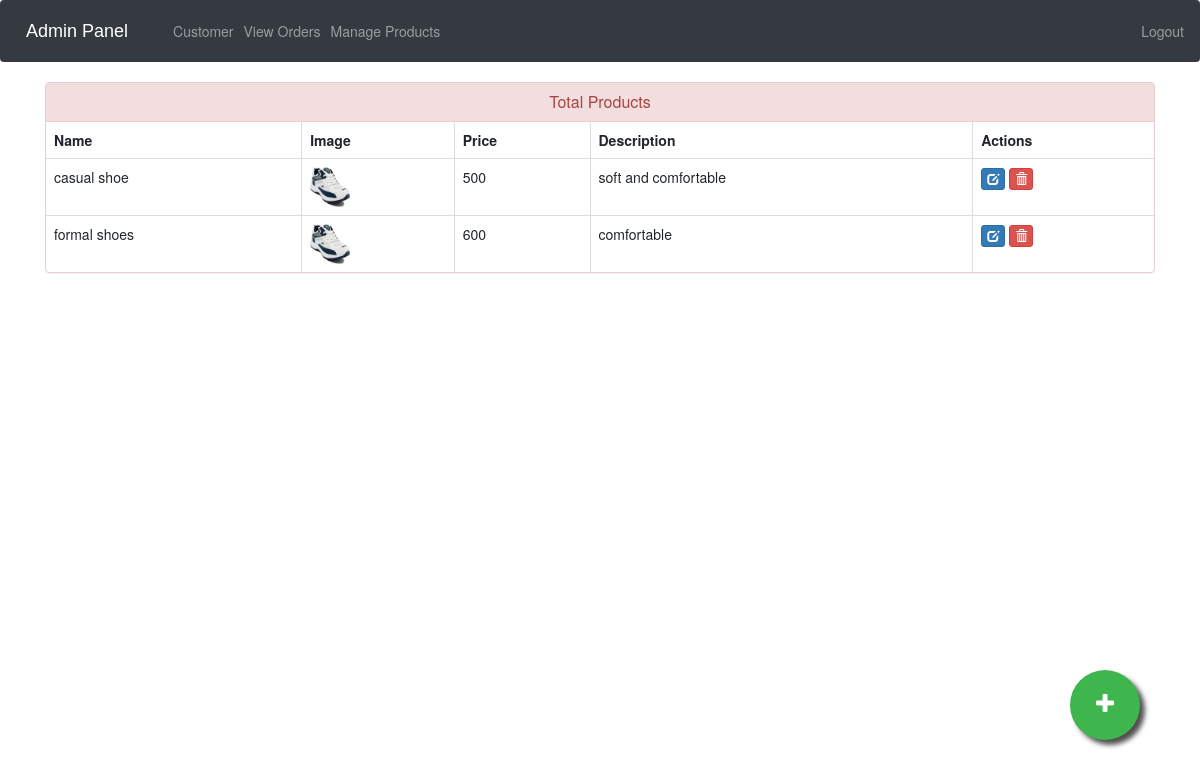
The page /admin-products (signed in) on the database its author committed.
### ecom/models.py (models this page shows, shortened)
class Product(models.Model):
    name=models.CharField(max_length=40)
    product_image= models.ImageField(upload_to='product_image/',null=True,blank=True)
    price = models.PositiveIntegerField()
    description=models.CharField(max_length=40)

### ecom/views.py (the view)
# urls.py: path('admin-products', views.admin_products_view,name='admin-products'),
@login_required(login_url='adminlogin')
def admin_products_view(request):
    products=models.Product.objects.all()
    return render(request,'ecom/admin_products.html',{'products':products})

### templates/ecom/admin_products.html (shortened to what this page needs)
{% extends 'ecom/admin_base.html' %}
{% load static %}
{% block content %}
<head>
  <link href="//netdna.bootstrapcdn.com/bootstrap/3.0.0/css/bootstrap.min.css" rel="stylesheet" id="bootstrap-css">
</head>
<div class="container">
  <div class="panel panel-danger">
    <div class="panel-heading">
      <h6 class="panel-title">Total Products</h6>
    </div>
    <table class="table table-hover table-bordered" id="dev-table">
      <thead>
        <tr>
          <th>Name</th>
          <th>Image</th>
          <th>Price</th>
          <th>Description</th>
          <th>Actions</th>
        </tr>
      </thead>
      {% for p in products %}
  {% if p %}
      <tr>
        <td> {{p.name}}</td>
        <td> <img src="{% static p.product_image.url %}" alt="Profile Pic" height="40px" width="40px" /></td>
        <td>{{p.price}}</td>
        <td>{{p.description}}</td>
        <td><a class="btn btn-primary btn-xs" href="{% url 'update-product' p.id  %}"><span class="glyphicon glyphicon-edit"></span></a>
          <a class="btn btn-danger btn-xs" href="{% url 'delete-product' p.id  %}"><span class="glyphicon glyphicon-trash"></span></a></td>
      </tr>
      {%else%}
      <br><br><br>
      <h1>No Products!!</h1>
      {% endif %}
      {% endfor %}
    </table>
  </div>
</div>
<a href="/admin-add-product" class="float">
<i class="fa fa-plus my-float"></i>
</a>
{% endblock content %}

### templates/ecom/admin_base.html (style rules this page uses)
.fa { font-size: 23px; width: 60px; text-align: center; text-decoration: none; margin: 5px 2px; border-radius: 50%; }

### templates/ecom/admin_products.html (style rules this page uses)
a:link { text-decoration: none; }
h6 { text-align: center; }
.float { position:fixed; width:70px; height:70px; bottom:60px; right:60px; background-color:#3eb54d; color:#FFF; border-radius:50px; text-align:center; box-shadow: 5px 5px 5px #505050; }
.my-float { margin-top:22px; }

### rows shown on the page
Product: name "casual shoe", product_image (picture), price "500", description "soft and comfortable"
Product: name "formal shoes", product_image (picture), price "600", description "comfortable"
